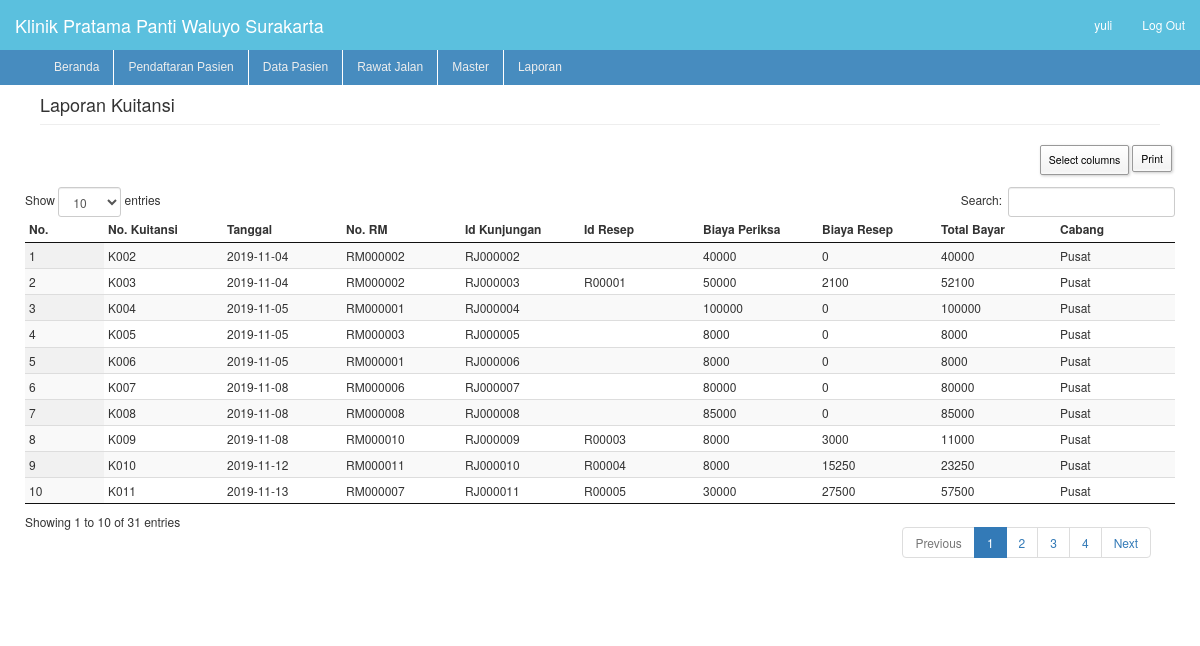
Screenshot of /function/laporan_kuitansi.php (signed in) with the database file from the repository.
### tables this page shows
CREATE TABLE `nama_klinik`  (
  `id` int(11) NOT NULL AUTO_INCREMENT,
  `nama` varchar(100) NOT NULL,
  PRIMARY KEY (`id`) USING BTREE
);

CREATE TABLE `kuitansi`  (
  `id_kuitansi` varchar(7) NOT NULL,
  `id_kunjungan` varchar(8) NOT NULL,
  `id_user` varchar(4) NOT NULL,
  `id_resep` varchar(6) NULL DEFAULT NULL,
  `biaya_periksa` varchar(10) NOT NULL,
  `biaya_resep` varchar(10) NULL DEFAULT NULL,
  `total_bayar` varchar(10) NOT NULL,
  PRIMARY KEY (`id_kuitansi`) USING BTREE,
  INDEX `id_kunjungan`(`id_kunjungan`) USING BTREE,
  INDEX `id_user`(`id_user`) USING BTREE,
  INDEX `id_resep`(`id_resep`) USING BTREE,
  CONSTRAINT `kuitansi_ibfk_1` FOREIGN KEY (`id_kunjungan`) REFERENCES `kunjungan` (`id_kunjungan`) ON DELETE NO ACTION ON UPDATE CASCADE,
  CONSTRAINT `kuitansi_ibfk_2` FOREIGN KEY (`id_user`) REFERENCES `user` (`id_user`) ON DELETE NO ACTION ON UPDATE CASCADE,
  CONSTRAINT `kuitansi_ibfk_3` FOREIGN KEY (`id_resep`) REFERENCES `resep` (`id_resep`) ON DELETE NO ACTION ON UPDATE CASCADE
);

CREATE TABLE `kunjungan`  (
  `id_kunjungan` varchar(8) NOT NULL,
  `no_rm` varchar(8) NOT NULL,
  `id_user` varchar(4) NOT NULL,
  `tgl_periksa` date NOT NULL,
  `id_petugas` varchar(20) NULL DEFAULT NULL,
  `poliklinik` varchar(20) NOT NULL,
  `id_diagnosis` varchar(8) NOT NULL,
  `biaya_periksa` varchar(10) NOT NULL,
  `total_tindakan` varchar(255) NULL DEFAULT NULL,
  `diskon_tindakan` varchar(255) NULL DEFAULT NULL,
  `jns_asuransi` varchar(255) NULL DEFAULT NULL,
  PRIMARY KEY (`id_kunjungan`) USING BTREE,
  INDEX `no_rm`(`no_rm`) USING BTREE,
  INDEX `id_user`(`id_user`) USING BTREE,
  CONSTRAINT `kunjungan_ibfk_1` FOREIGN KEY (`no_rm`) REFERENCES `pasien_b` (`no_rm`) ON DELETE NO ACTION ON UPDATE CASCADE,
  CONSTRAINT `kunjungan_ibfk_3` FOREIGN KEY (`id_user`) REFERENCES `user` (`id_user`) ON DELETE NO ACTION ON UPDATE CASCADE
);

CREATE TABLE `user`  (
  `id_user` varchar(4) NOT NULL,
  `nama_user` varchar(20) NOT NULL,
  `username` varchar(20) NOT NULL,
  `password` varchar(32) NOT NULL,
  `level` enum('admin','user') NOT NULL,
  `cabang` enum('Pusat','Pratama','Pedan','Juwiring') NOT NULL,
  `status` enum('aktif','tidak aktif') NOT NULL,
  PRIMARY KEY (`id_user`) USING BTREE,
  UNIQUE INDEX `username`(`username`) USING BTREE
);

### library/library.php (called while the page is built, shortened)
<?php
function namaKlinik(){
	require "../koneksi.php";
	$sd = mysqli_query($koneksi, "SELECT * FROM nama_klinik");
	$r=mysqli_fetch_array($sd);
	return $r['nama'];
}
?>

### function/laporan_kuitansi.php (the view, shortened to what this page needs)
<?php
include '../koneksi.php';
include '../library/library.php';
?>
<!DOCTYPE html>
<html>
<head>
    <link rel="stylesheet" type="text/css" href="../css/bootstrap.css">
    <link rel="stylesheet" type="text/css" href="../css/dashboard.css">
    <link rel="stylesheet" type="text/css" href="../css/jquery.dataTables.css">
    <link rel="stylesheet" type="text/css" href="../css/dataTables.tableTools.css">
    <link rel="stylesheet" type="text/css" href="../css/dataTables.colVis.css">
</head>
<body>
    <nav class="navbar navbar-inverse navbar-fixed-top">
        <div class="container-fluid" style="background-color:#5bc0de">
            <div class="navbar-header">
                <a class="navbar-brand" href="#" style="color:white"><?= namaKlinik() ?></a>
            </div>
            <div id="navbar" class="navbar-collapse collapse">
                <ul class="nav navbar-nav navbar-right">
                    <li><a href="#"><?php echo $_SESSION['cabang']; ?></a></li>
                    <li><a href="#"><?php echo $_SESSION['username']; ?></a></li>
                    <li><a href="../login.php?aksi=logout">Log Out</a></li>
                </ul>
            </div>
        </div>
    </nav>
    <div class="container-fluid">
        <div class="row">
            <?php
            if ($_SESSION['level'] == 'admin') {
                include './sidebar.php';
            } else {
                include './sidebaru.php';
            }
            ?>
            <div class="main">
                <h4 class="page-header">Laporan Kuitansi</h4>
                <div class="row">
                    <div class="table">
                        <table id="tabelku" class="table table-hover display responsive compact" cellspacing="0" width="100%">
                            <thead>
                                <tr>
                                    <th style="width : 5%">No.</th>
                                    <th>No. Kuitansi</th>
                                    <th>Tanggal</th>
                                    <th>No. RM</th>
                                    <th>Id Kunjungan</th>
                                    <th>Id Resep</th>
                                    <th>Biaya Periksa</th>
                                    <th>Biaya Resep</th>
                                    <th>Total Bayar</th>
                                    <th>Cabang</th>
                                </tr>
                            </thead>
                            <tbody id="myTable">
                                <?php
                                include_once '../koneksi.php';
                                $query = mysqli_query($koneksi, "SELECT id_kuitansi, tgl_periksa, no_rm, p.id_kunjungan as id_kunjungan, id_resep, p.biaya_periksa as biaya_periksa, biaya_resep, total_bayar, cabang FROM kuitansi p INNER JOIN user u ON p.id_user = u.id_user LEFT JOIN kunjungan s ON p.id_kunjungan = s.id_kunjungan");
                                $no = 0;
                                while ($hasil = mysqli_fetch_array($query)) {
                                    $no++;
                                    echo "<tr>
                                        <td>" . $no . "</td>
                                        <td>" . $hasil['id_kuitansi'] . "</td>
                                        <td>" . $hasil['tgl_periksa'] . "</td>
                                        <td>" . $hasil['no_rm'] . "</td>
                                        <td>" . $hasil['id_kunjungan'] . "</td>
                                        <td>" . $hasil['id_resep'] . "</td>
                                        <td>" . $hasil['biaya_periksa'] . "</td>
                                        <td>" . $hasil['biaya_resep'] . "</td>
                                        <td>" . $hasil['total_bayar'] . "</td>
                                        <td>" . $hasil['cabang'] . "</td>
                                    </tr>";
                                }
                                ?>
                            </tbody>
                        </table>
                    </div>
                </div>
            </div>
        </div>
    </div>
</body>
</html>

### css/dashboard.css (style rules this page uses)
body { padding-top: 50px; }
.navbar-fixed-top { border: 0; }
table { table-layout: fixed; word-wrap: break-word; }
.main { padding: 20px; }
@media (min-width: 768px) { .main { padding-right: 40px; padding-left: 40px; margin-top: -20px; } }
.main .page-header { margin-top: 0; }
#navbar a { color: #fff; }

### css/dataTables.tableTools.css (style rules this page uses)
table.DTTT_selectable tbody tr { cursor: pointer; *cursor: hand; }

### rows the page displays
nama_klinik: nama "Klinik Pratama Panti Waluyo Surakarta"
kuitansi: id_kuitansi "K002", id_kunjungan.tgl_periksa "2019-11-04", id_kunjungan.no_rm "RM000002", id_kunjungan "RJ000002", biaya_periksa "40000", biaya_resep "0", total_bayar "40000", id_user.cabang "Pusat"
kuitansi: id_kuitansi "K003", id_kunjungan.tgl_periksa "2019-11-04", id_kunjungan.no_rm "RM000002", id_kunjungan "RJ000003", id_resep "R00001", biaya_periksa "50000", biaya_resep "2100", total_bayar "52100", id_user.cabang "Pusat"
kuitansi: id_kuitansi "K004", id_kunjungan.tgl_periksa "2019-11-05", id_kunjungan.no_rm "RM000001", id_kunjungan "RJ000004", biaya_periksa "100000", biaya_resep "0", total_bayar "100000", id_user.cabang "Pusat"
kuitansi: id_kuitansi "K005", id_kunjungan.tgl_periksa "2019-11-05", id_kunjungan.no_rm "RM000003", id_kunjungan "RJ000005", biaya_periksa "8000", biaya_resep "0", total_bayar "8000", id_user.cabang "Pusat"
kuitansi: id_kuitansi "K006", id_kunjungan.tgl_periksa "2019-11-05", id_kunjungan.no_rm "RM000001", id_kunjungan "RJ000006", biaya_periksa "8000", biaya_resep "0", total_bayar "8000", id_user.cabang "Pusat"
kuitansi: id_kuitansi "K007", id_kunjungan.tgl_periksa "2019-11-08", id_kunjungan.no_rm "RM000006", id_kunjungan "RJ000007", biaya_periksa "80000", biaya_resep "0", total_bayar "80000", id_user.cabang "Pusat"
kuitansi: id_kuitansi "K008", id_kunjungan.tgl_periksa "2019-11-08", id_kunjungan.no_rm "RM000008", id_kunjungan "RJ000008", biaya_periksa "85000", biaya_resep "0", total_bayar "85000", id_user.cabang "Pusat"
kuitansi: id_kuitansi "K009", id_kunjungan.tgl_periksa "2019-11-08", id_kunjungan.no_rm "RM000010", id_kunjungan "RJ000009", id_resep "R00003", biaya_periksa "8000", biaya_resep "3000", total_bayar "11000", id_user.cabang "Pusat"
kuitansi: id_kuitansi "K010", id_kunjungan.tgl_periksa "2019-11-12", id_kunjungan.no_rm "RM000011", id_kunjungan "RJ000010", id_resep "R00004", biaya_periksa "8000", biaya_resep "15250", total_bayar "23250", id_user.cabang "Pusat"
kuitansi: id_kuitansi "K011", id_kunjungan.tgl_periksa "2019-11-13", id_kunjungan.no_rm "RM000007", id_kunjungan "RJ000011", id_resep "R00005", biaya_periksa "30000", biaya_resep "27500", total_bayar "57500", id_user.cabang "Pusat"

### other values shown
$_SESSION['username'] "yuli"
